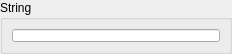
<ui version="4.0" >
 <class>StringPropertyModifier</class>
 <widget class="QWidget" name="StringPropertyModifier" >
  <property name="geometry" >
   <rect>
    <x>0</x>
    <y>0</y>
    <width>232</width>
    <height>54</height>
   </rect>
  </property>
  <property name="minimumSize" >
   <size>
    <width>232</width>
    <height>54</height>
   </size>
  </property>
  <property name="maximumSize" >
   <size>
    <width>232</width>
    <height>54</height>
   </size>
  </property>
  <property name="windowTitle" >
   <string>Form</string>
  </property>
  <layout class="QVBoxLayout" >
   <property name="spacing" >
    <number>0</number>
   </property>
   <property name="leftMargin" >
    <number>0</number>
   </property>
   <property name="topMargin" >
    <number>0</number>
   </property>
   <property name="rightMargin" >
    <number>0</number>
   </property>
   <property name="bottomMargin" >
    <number>0</number>
   </property>
   <item>
    <widget class="QGroupBox" name="propGroupBox" >
     <property name="title" >
      <string>String</string>
     </property>
     <layout class="QVBoxLayout" >
      <item>
       <widget class="QLineEdit" name="stringEdit" />
      </item>
     </layout>
    </widget>
   </item>
  </layout>
 </widget>
 <resources/>
 <connections/>
</ui>
